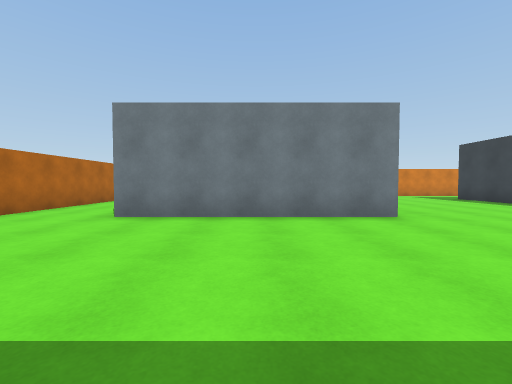
view 1 (above)

24 first-person views from a walk through a scene from a Unity 3-D project. The camera is 1.2 m above the floor, tilts 2° down and sees 90° across. The floor is counted in squares, 2 m on a side. Each view is taken from the middle of a square. On the plan, view 1 faces up. The plan holds only what a view shows up to about 9 squares ahead; the rest is blank. The place goes on beyond the plan. The player is left out.

view 2
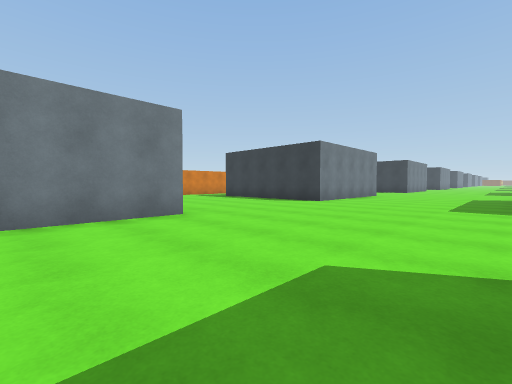

view 3
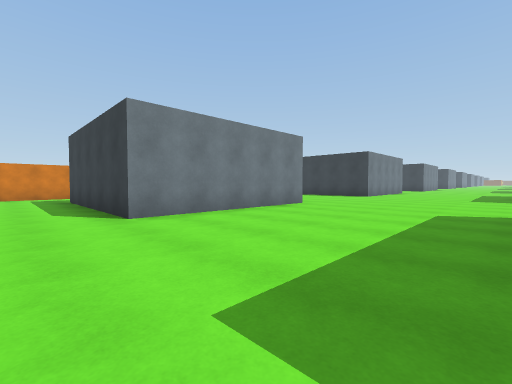

view 4
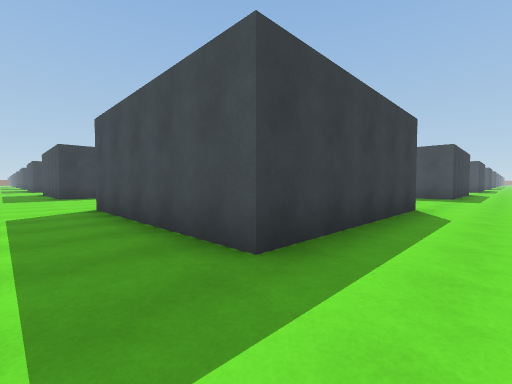

view 5
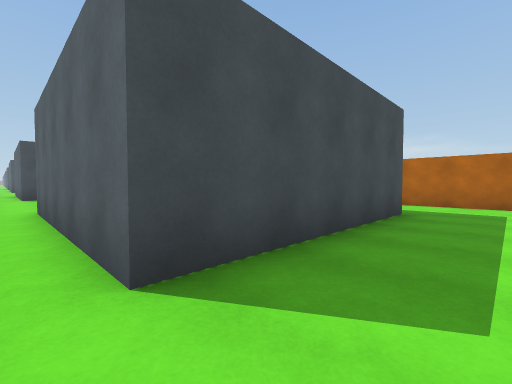

view 6
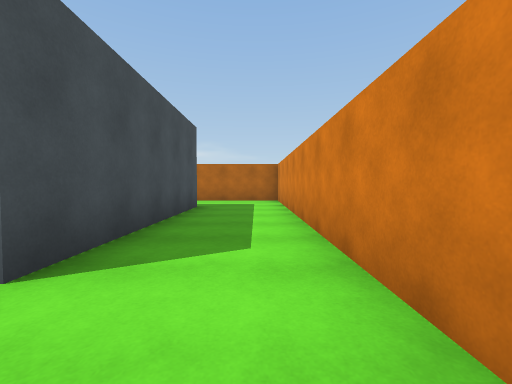

view 7
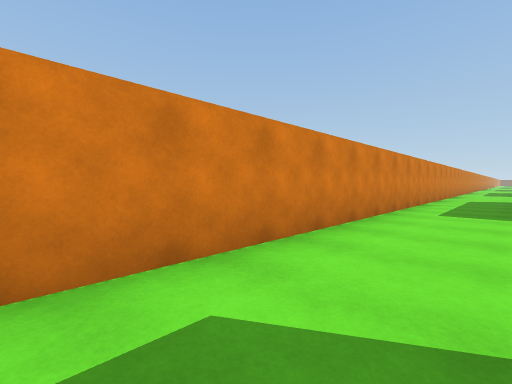

view 8
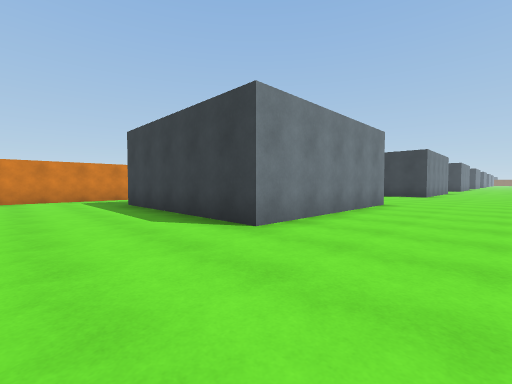

view 9
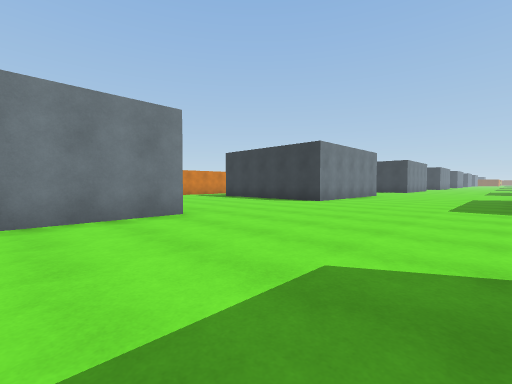

view 10
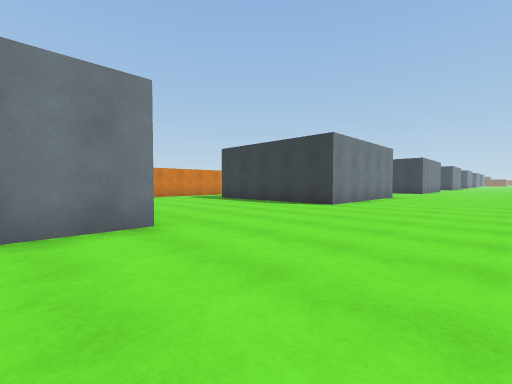

view 11
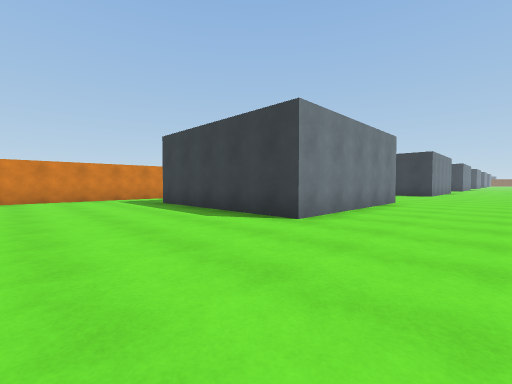

view 12
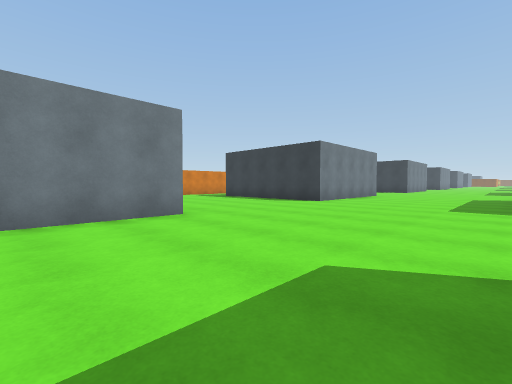

view 13
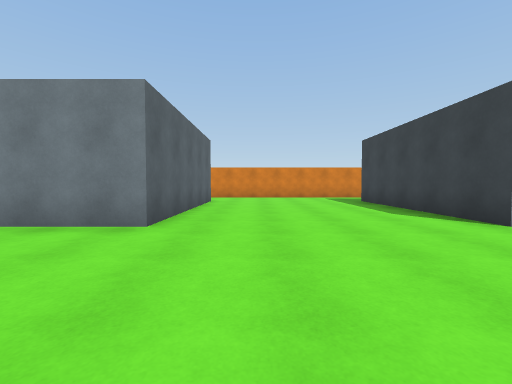

view 14
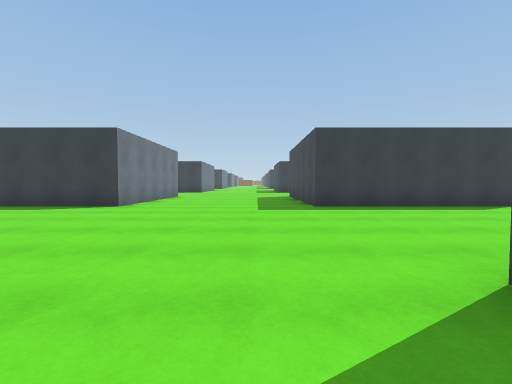

view 15
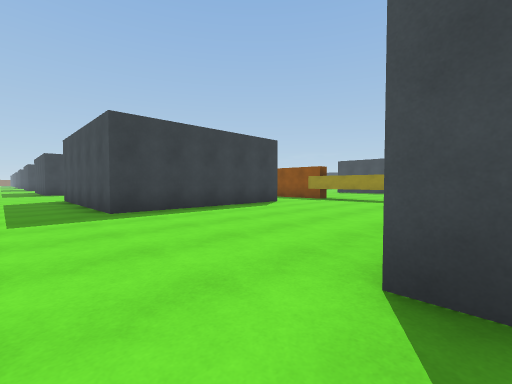

view 16
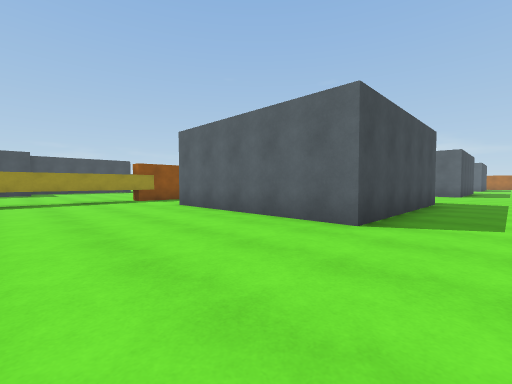

view 17
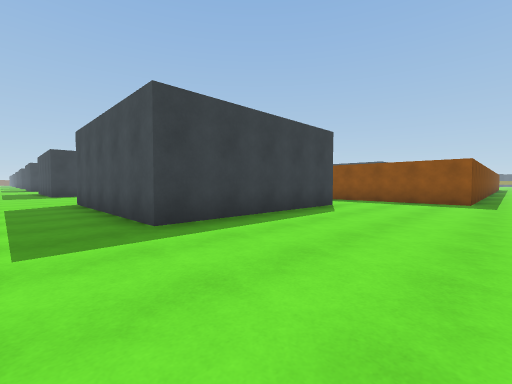

view 18
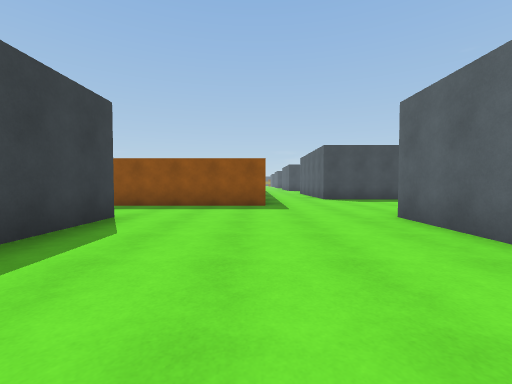

view 19
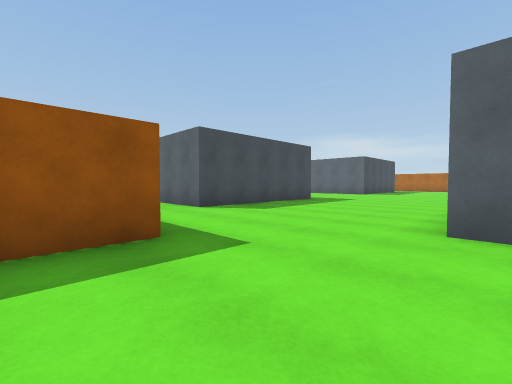

view 20
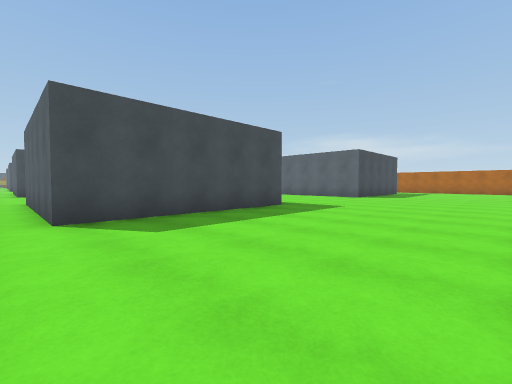

view 21
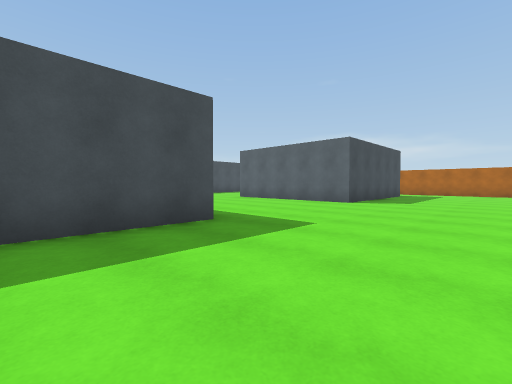

view 22
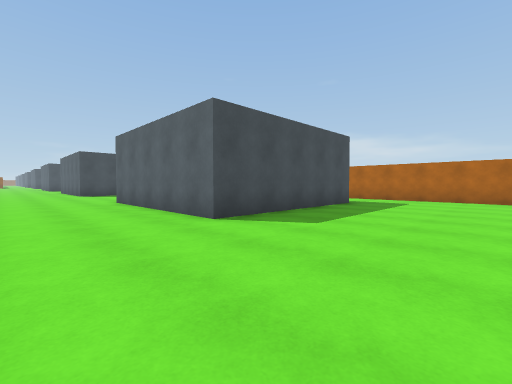

view 23
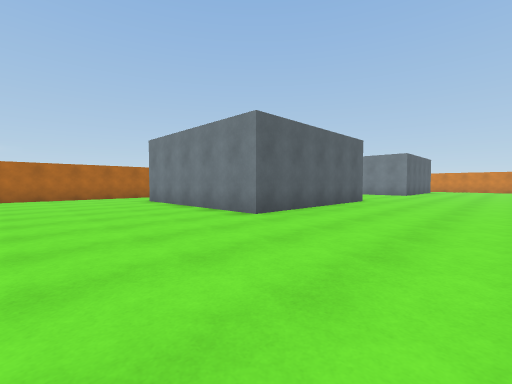

view 24
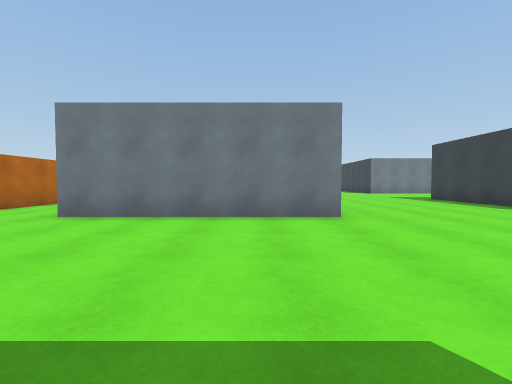

### Floor plan
Points are (right, up) in squares from view 1. A wall is a line through its corners. A room is listed if a view was taken in it or the views show most of it. See-through windows are left out.
Room 1 (views 1, 2, 3, 4, 5, 6, 7, 8, 9, 10, 11, 12, 13, 14, 15, 16, 17, 18, 19, 20, 21, 22, 23, 24)
walls: (12.5, -3.4) (12.5, -5.5); (12.6, 4.5) (7.5, 4.5) (7.5, 9.5); (7.5, -3.5) (7.5, -1); (17.5, -5.5) (17.5, -0.5) (22.5, -0.5) (22.5, -5.5); (2, -0.5) (2.5, -0.5) (2.5, -5.5) (-2.5, -5.5); (2.5, 4.5) (-2.5, 4.5) (-2.5, 9.5) (2.5, 9.5) (2.5, 4.5); (14.7, -10.9) (14.7, -7.7) (18.8, -7.7); (7.4, -10.5) (12.5, -10.5) (12.5, -14.5); (12, 11.7) (-4.7, 11.7) (-4.7, 4.6); (22, -7.7) (26.1, -7.7); (17, 11.7) (14, 11.7); (22.5, 9.5) (22.5, 4.5) (17.5, 4.5) (17.5, 9.5); (27.5, -5.5) (27.5, -0.5) (31.5, -0.5); (-4.7, -2.5) (-4.7, -4.4); (-2.6, -10.5) (2.5, -10.5) (2.5, -14.5); (-4.7, -7) (-4.7, -10); (30, 4.5) (27.5, 4.5) (27.5, 9.5)

Where each view was taken, in squares from view 1:
view 1: 0 up, 0 right, facing up
view 2: 0 up, 0 right, facing up-right
view 3: 0 up, 4 left, facing up-right
view 4: 11 up, 4 left, facing down-right
view 5: 11 up, 3 right, facing down-left
view 6: 11 up, 4 right, facing left
view 7: 10 up, 1 right, facing up-right
view 8: 2 up, 5 right, facing up-right
view 9: 0 up, 10 right, facing up-right
view 10: 1 up, 11 right, facing up-right
view 11: 2 up, 14 right, facing up-right
view 12: 0 up, 20 right, facing up-right
view 13: 1 up, 24 right, facing up
view 14: 1 up, 21 right, facing right
view 15: 1 up, 22 right, facing down-right
view 16: 1 up, 26 right, facing down-left
view 17: 1 up, 14 right, facing down-right
view 18: 1 down, 15 right, facing down
view 19: 5 down, 16 right, facing down-left
view 20: 6 down, 13 right, facing down-left
view 21: 7 down, 10 right, facing down-left
view 22: 7 down, 5 right, facing down-left
view 23: 9 down, 6 right, facing up-left
view 24: 10 down, 1 right, facing up
